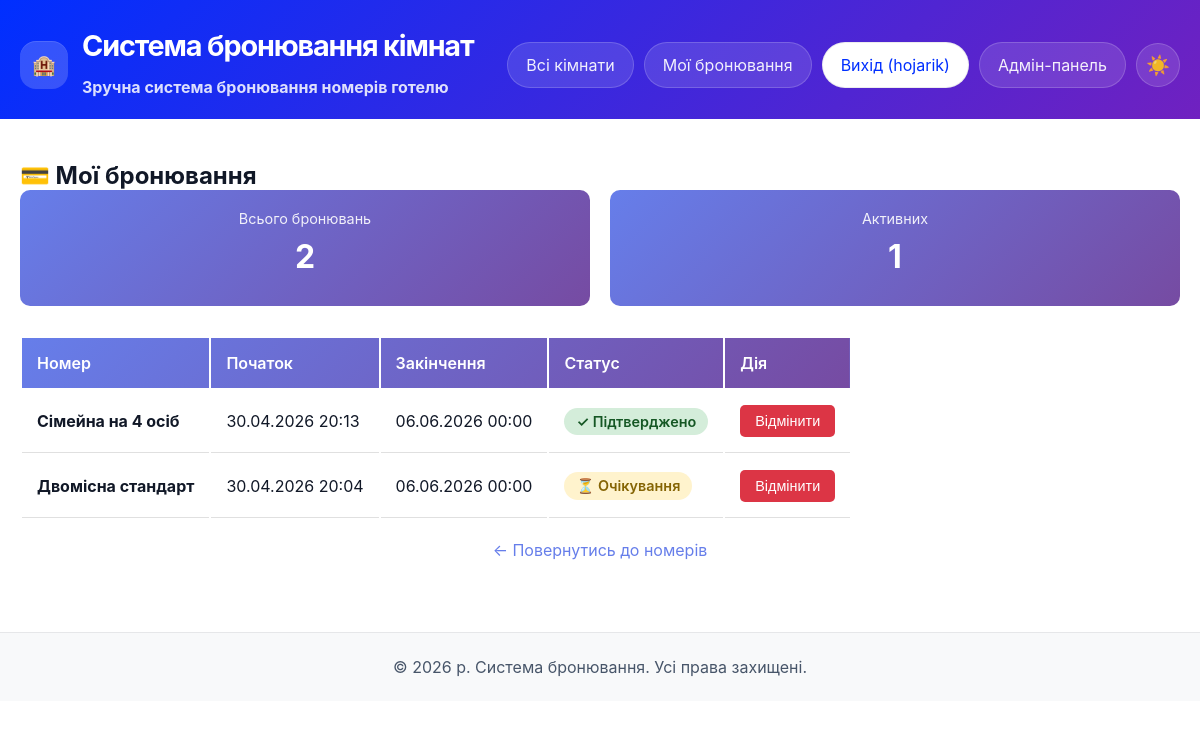
Page /my-bookings/ (signed in) on the committed database.
### booking/models.py (models this page shows, shortened)
class Settings(models.Model):
    background_color = models.CharField(
        max_length=7,
        default='#ffffff',
        help_text='Колір фону сайту'
    )
    primary_color = models.CharField(
        max_length=7,
        default='#667eea',
        help_text='Основний колір (заголовки, кнопки)'
    )
    secondary_color = models.CharField(
        max_length=7,
        default='#764ba2',
        help_text='Вторинний колір (градієнти, акценти)'
    )
    text_color = models.CharField(
        max_length=7,
        default='#333333',
        help_text='Колір тексту'
    )
    site_title = models.CharField(
        max_length=200,
        default='Система бронювання кімнат',
        help_text='Назва сайту'
    )
    site_description = models.TextField(
        default='Зручна система бронювання номерів готелю',
        help_text='Опис сайту'
    )
    created_at = models.DateTimeField(auto_now_add=True)
    updated_at = models.DateTimeField(auto_now=True)
    class Meta:
        verbose_name = 'Настройки сайту'
        verbose_name_plural = 'Настройки сайту'
    @classmethod
    def get_settings(cls):
        settings, created = cls.objects.get_or_create(id=1)
        return settings

class Booking(models.Model):
    STATUS_CHOICES = [
        ('pending', 'Очікування'),
        ('confirmed', 'Підтверджено'),
        ('cancelled', 'Відмінено'),
    ]
    user = models.ForeignKey(User, on_delete=models.CASCADE)
    room = models.ForeignKey(Room, on_delete=models.CASCADE)
    start_date = models.DateTimeField()
    end_date = models.DateTimeField()
    status = models.CharField(max_length=20, choices=STATUS_CHOICES, default='pending')

class Room(models.Model):
    name = models.CharField(max_length=100)
    description = models.TextField()
    capacity = models.IntegerField()
    price = models.DecimalField(max_digits=8, decimal_places=2)
    color = models.CharField(
        max_length=7,
        default='#667eea',
        help_text='Колір кімнати у форматі HEX (наприклад: #FF5733)'
    )

### booking/views.py (the view)
# urls.py: path('my-bookings/', views.my_bookings, name='my_bookings'),
def my_bookings(request):
    if not request.user.is_authenticated:
        return redirect('login')
    bookings = Booking.objects.filter(user=request.user).order_by('-start_date')
    return render(request, 'booking/my_bookings.html', {'bookings': bookings})

### booking/context_processors.py (called while the page is built)
def settings_context(request):
    settings = Settings.get_settings()
    return {
        'settings': settings
    }

### templates/booking/my_bookings.html (shortened to what this page needs)
{% extends 'booking/base.html' %}
{% block content %}
<h2>💳 Мої бронювання</h2>
{% if bookings %}
    <div class="stats">
        <div class="stat-card">
            <div class="stat-label">Всього бронювань</div>
            <div class="stat-value">{{ bookings|length }}</div>
        </div>
        <div class="stat-card">
            <div class="stat-label">Активних</div>
            <div class="stat-value">
                {% load builtins %}
                {% with active=bookings|dictsort:"status"|length %}
                    {{ bookings|length|add:"-1" }}
                {% endwith %}
            </div>
        </div>
    </div>
    <table class="bookings-table">
        <thead>
            <tr>
                <th>Номер</th>
                <th>Початок</th>
                <th>Закінчення</th>
                <th>Статус</th>
                <th>Дія</th>
            </tr>
        </thead>
        <tbody>
            {% for booking in bookings %}
                <tr>
                    <td><strong>{{ booking.room.name }}</strong></td>
                    <td>{{ booking.start_date|date:"d.m.Y H:i" }}</td>
                    <td>{{ booking.end_date|date:"d.m.Y H:i" }}</td>
                    <td>
                        <span class="status {{ booking.status }}">
                            {% if booking.status == 'pending' %}
                                ⏳ Очікування
                            {% elif booking.status == 'confirmed' %}
                                ✓ Підтверджено
                            {% elif booking.status == 'cancelled' %}
                                ✗ Відмінено
                            {% endif %}
                        </span>
                    </td>
                    <td>
                        {% if booking.status != 'cancelled' %}
                            <form method="get" action="{% url 'cancel_booking' booking.id %}" style="display: inline;">
                                <button type="submit" class="btn-cancel" onclick="return confirm('Ви вважни особливо?')">
                                    Відмінити
                                </button>
                            </form>
                        {% else %}
                            <span style="color: #999;">—</span>
                        {% endif %}
                    </td>
                </tr>
            {% endfor %}
        </tbody>
    </table>
    <p style="margin-top: 20px; text-align: center;">
        <a href="{% url 'room_list' %}" style="color: #667eea; text-decoration: none;">← Повернутись до номерів</a>
    </p>
{% endif %}
{% endblock %}

### templates/booking/base.html (shortened to what this page needs)
<!DOCTYPE html>
<html lang="ru">
<head>
</head>
<body>
    <div class="page-shell">
        <header>
            <div class="header-inner container">
                <div class="site-brand">
                    <span>🏨</span>
                    <div>
                        <h1>{{ settings.site_title }}</h1>
                        <p class="site-description">{{ settings.site_description }}</p>
                    </div>
                </div>
                <nav>
                    <a href="{% url 'room_list' %}" class="nav-link">Всі кімнати</a>
                    {% if user.is_authenticated %}
                        <a href="{% url 'my_bookings' %}" class="nav-link">Мої бронювання</a>
                        <form method="post" action="{% url 'logout' %}">
                            <button type="submit" class="nav-action">Вихід ({{ user.username }})</button>
                        </form>
                    {% else %}
                        <a href="{% url 'login' %}" class="nav-action">Вхід</a>
                    {% endif %}
                    <a href="{% url 'admin:index' %}" class="nav-link">Адмін-панель</a>
                    <button id="theme-toggle" class="theme-toggle" title="Переключити тему">☀️</button>
                </nav>
            </div>
        </header>
        <main class="container">
            {% block content %}{% endblock %}
        </main>
        <footer>
            <p>&copy; 2026 р. Система бронювання. Усі права захищені.</p>
        </footer>
    </div>
</body>
</html>

### rows in the picture
Settings: site_title "Система бронювання кімнат", site_description "Зручна система бронювання номерів готелю"
Booking: room.name "Сімейна на 4 осіб", start_date "30.04.2026 20:13", end_date "06.06.2026 00:00", status "✓ Підтверджено"
Booking: room.name "Двомісна стандарт", start_date "30.04.2026 20:04", end_date "06.06.2026 00:00", status "⏳ Очікування"

### other values in the picture
{{ user.username }} "hojarik"
{{ bookings|length }} "2"
{{ bookings|length|add:"-1" }} "1"
